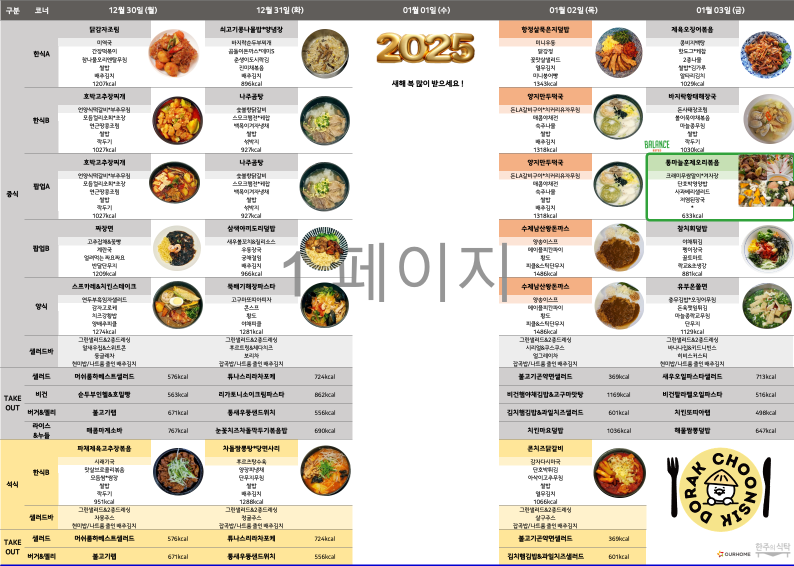
#> input picture ai_top_100_menu/menu_images/2024-12-30.png, 1587 x 1131 px (shown at 1/2 size); its folder holds only this picture in this run
$ python ocr_menu.py
#> lines starting #> are read from the running program, lines starting #| are printed output that depends on the picture; after the words box and inside, x2 and y2 are one past the last pixel; in counts of white or black regions, pixels touching at a corner belong together
#!/usr/bin/env python3
"""
OCR extractor for Chunsik Dorak weekly menu images.

It pulls text from ai_top_100_menu/menu_images/*.png and produces a structured
JSON with per-date, per-corner calories and side-dish text. The parser uses
heuristics tuned for the provided images and is resilient to small OCR noise.

Output: build/menu_data.json

Dependencies: see scripts/requirements.txt
 - tesseract-ocr with Korean language data (kor)
 - Python packages: pytesseract, pillow, opencv-python-headless, pandas, numpy

Notes:
 - We rely on full-page OCR + geometric filtering by day columns and corner
   labels. No fixed pixel coordinates are baked in; we infer columns from the
   recognized day headers in the top band.
 - Side-dish suffix counting is performed from text that falls under the
   corresponding corner label until the next corner label within the same day.
"""

from __future__ import annotations

import json
import re
from dataclasses import dataclass
from pathlib import Path
from typing import Dict, List, Tuple, Optional

import cv2  # type: ignore
import numpy as np  # type: ignore
import pandas as pd  # type: ignore
import pytesseract  # type: ignore
from PIL import Image  # type: ignore
from difflib import SequenceMatcher


IMG_DIR = Path("ai_top_100_menu/menu_images")
OUT_DIR = Path("build")
OUT_JSON = OUT_DIR / "menu_data.json"


WEEKDAY_KOR = ["월", "화", "수", "목", "금"]

# Lunch dine-in corners + lunch take-out corners (as per spec)
LUNCH_CORNERS = [
    "한식A",
    "한식B",
    "팝업A",
    "팝업B",
    "양식",
    "샐러드",
    "비건",
    "라이스&누들",
    "버거&델리",
]

# Dinner choices visible on the board (subset used by Q5)
DINNER_ALLOWED = ["한식B", "샐러드", "버거&델리"]

SUFFIX_KEYS = ["조림", "볶음", "무침", "구이"]


# [4 lines left out: function similar, not called in this run]


def normalize(s: str) -> str:
    return re.sub(r"\s+", "", s)


def load_image(path: Path) -> np.ndarray:
    img = cv2.imdecode(np.fromfile(str(path), dtype=np.uint8), cv2.IMREAD_COLOR)
#> img is the input picture: shape (1131, 1587, 3); mean B, G, R 198.4, 209.8, 216
    if img is None:
        raise RuntimeError(f"Failed to read image: {path}")
    # upscale a bit to help OCR
    img = cv2.resize(img, None, fx=1.5, fy=1.5, interpolation=cv2.INTER_CUBIC)
#> img: shape (1696, 2380, 3)
    return img


def ocr_words(img: np.ndarray) -> pd.DataFrame:
    gray = cv2.cvtColor(img, cv2.COLOR_BGR2GRAY)
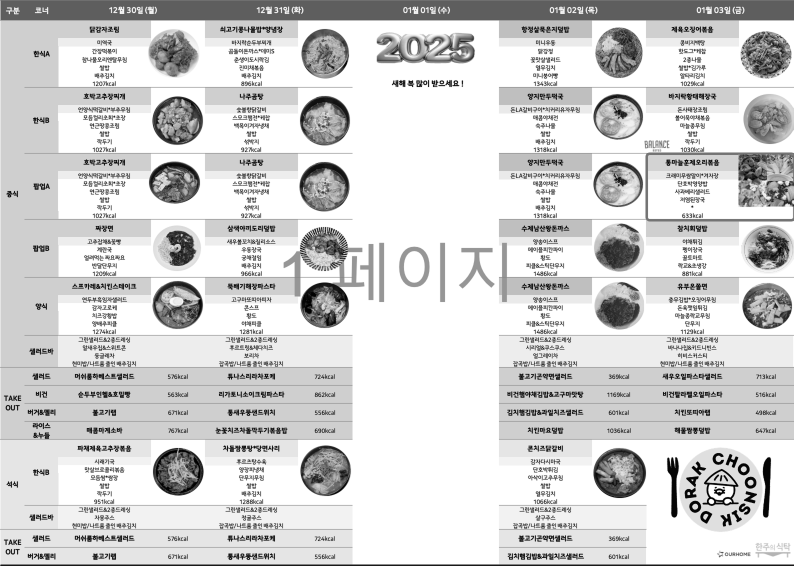
#> gray: shape (1696, 2380) (shown at 1/3 size); min 0, max 255, mean 210.3
    gray = cv2.bilateralFilter(gray, 7, 50, 50)
    # Light adaptive threshold improves contrast for small text
    th = cv2.adaptiveThreshold(gray, 255, cv2.ADAPTIVE_THRESH_GAUSSIAN_C,
                               cv2.THRESH_BINARY, 35, 11)
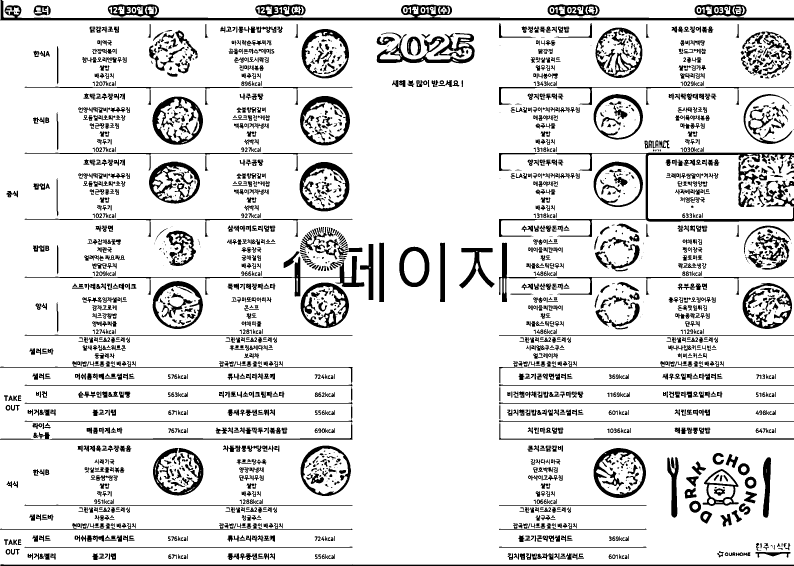
#> th: shape (1696, 2380) (shown at 1/3 size); 87.7% white; 2782 black regions (280 under 20 px), largest, box (x1, y1, x2, y2) and area: (0, 0, 2380, 61) 25674, (1497, 458, 2380, 711) 13376, (1130, 99, 1424, 190) 8706

    data = pytesseract.image_to_data(
        th, lang="kor+eng", output_type=pytesseract.Output.DATAFRAME,
        config="--oem 1 --psm 4"
    )
    df = data.dropna(subset=["text"]).copy()
    df["text"] = df["text"].astype(str).str.strip()
    df = df[df["text"] != ""]
    # Drop extremely low-confidence noise (keep more to improve recall)
    df = df[df["conf"].fillna(-1) >= 10]
    return df


# [135 lines left out: functions find_day_columns, find_labels_in_column, collect_region_text, extract_column_data, sides_suffix_counts, not called in this run]


def parse_week(img_path: Path) -> Dict:
    img = load_image(img_path)
    df = ocr_words(img)
    day_cols = find_day_columns(df)

    # Map five x centers
    x_centers = [x for _, (x, _y) in day_cols]
    # If detection fails, fall back to equal spacing across the actual image width
    if len(x_centers) != 5:
        width = img.shape[1]
        # Skip the left gutter where the '구분/코너' column lives (~7% width)
        left_gutter = int(width * 0.08)
        right_margin = int(width * 0.02)
        usable = width - left_gutter - right_margin
        step = usable // 5
        x_centers = [left_gutter + step * i + step // 2 for i in range(5)]

    per_day: List[Dict[str, Dict[str, object]]] = []
    for xc in x_centers:
        per_day.append(extract_column_data(df, xc))

    return {
        "file": img_path.name,
        "per_day": per_day,
    }


def compute_structured() -> Dict:
    data = {"weeks": []}
    for p in sorted(IMG_DIR.glob("*.png")):
        week = parse_week(p)
        data["weeks"].append(week)
    return data


# [147 lines left out: function summarize_questions, not called in this run]


def main() -> None:
    OUT_DIR.mkdir(parents=True, exist_ok=True)
    data = compute_structured()
    summary = summarize_questions(data)
    payload = {
        "images_dir": str(IMG_DIR),
        "data": data,
        "summary": summary,
    }
    OUT_JSON.write_text(json.dumps(payload, ensure_ascii=False, indent=2))
    print(f"Wrote {OUT_JSON}")


if __name__ == "__main__":
    main()
#> (the call stopped at in ocr_words, `data = pytesseract.image_to_data( th, lang="kor+eng", output_type=pyte..`: pytesseract is not available in this run)

$ run again, on ai_top_100_menu/menu_images/2025-01-13.png
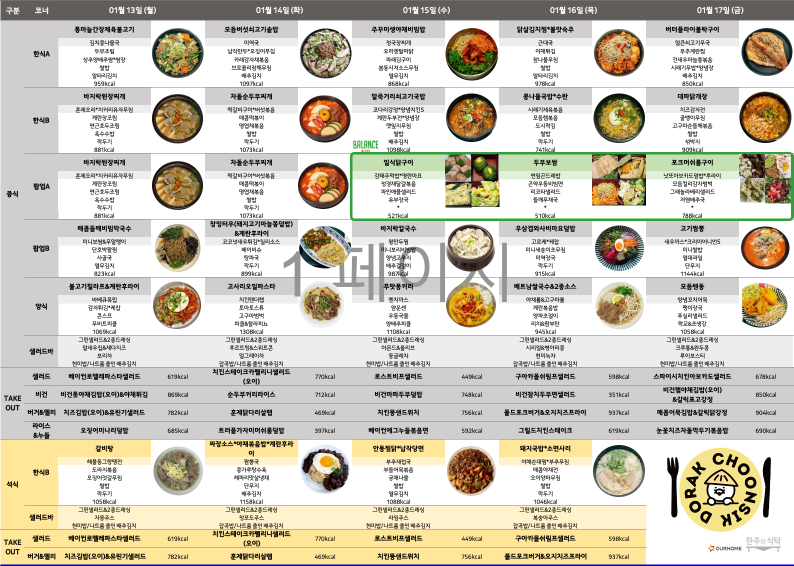
#> input picture ai_top_100_menu/menu_images/2025-01-13.png, 1587 x 1131 px (shown at 1/2 size)
#> in load_image, img is the input picture: shape (1131, 1587, 3); mean B, G, R 187.9, 201.5, 206.9
#> img: shape (1696, 2380, 3)
#> in ocr_words, `gray = cv2.cvtColor(img, cv2.COLOR_BGR2GRAY)`:
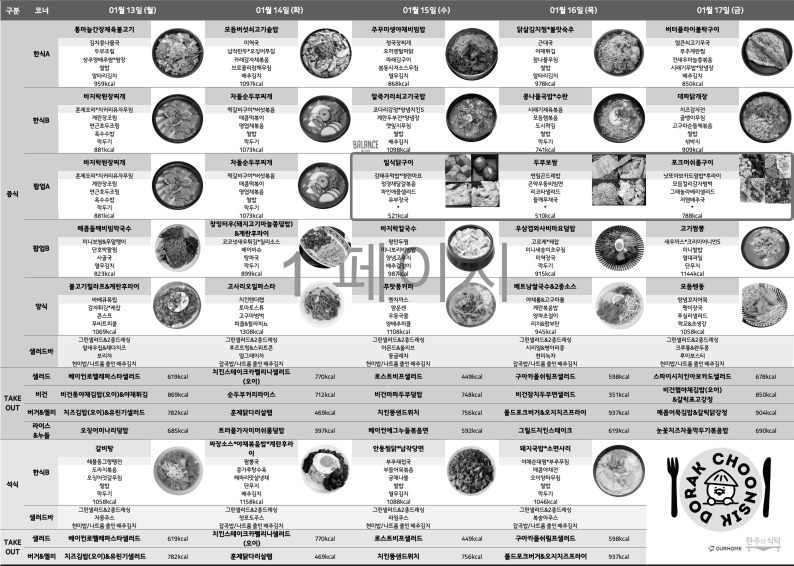
#> gray: shape (1696, 2380) (shown at 1/3 size); min 0, max 255, mean 201.6
#> in ocr_words, `th = cv2.adaptiveThreshold(gray, 255, cv2.ADAPTIVE_THRESH_GAUSSIAN_C, ..`:
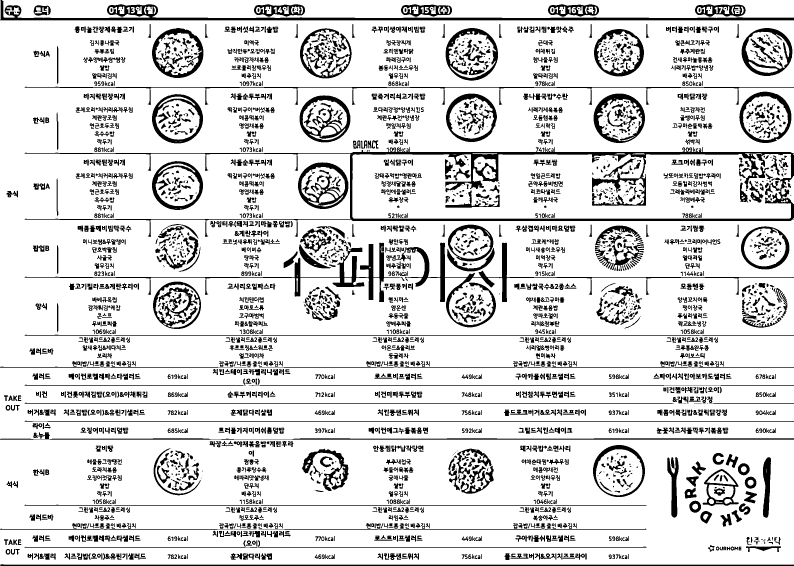
#> th: shape (1696, 2380) (shown at 1/3 size); 85.2% white; 3704 black regions (429 under 20 px), largest, box (x1, y1, x2, y2) and area: (74, 441, 2380, 711) 44036, (0, 0, 2380, 61) 22658, (1215, 728, 2380, 982) 14897

$ run again, on ai_top_100_menu/menu_images/2025-01-06.png
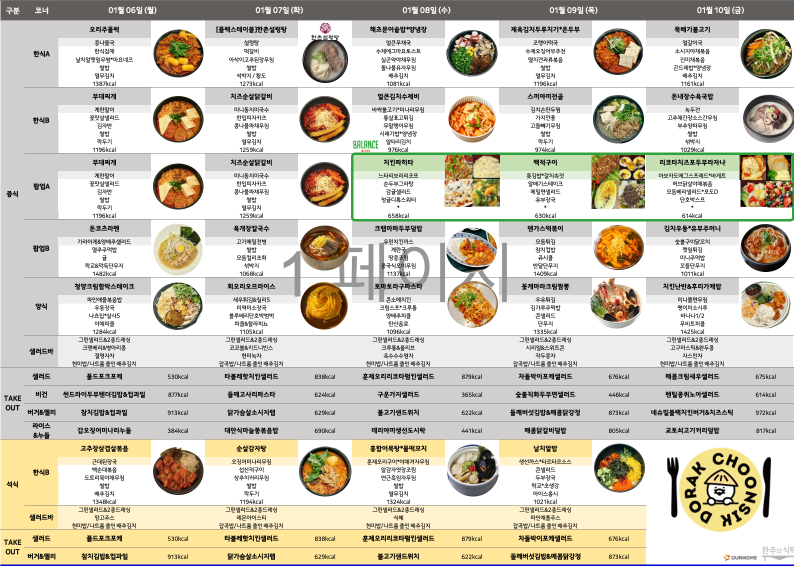
#> input picture ai_top_100_menu/menu_images/2025-01-06.png, 1587 x 1131 px (shown at 1/2 size)
#> in load_image, img is the input picture: shape (1131, 1587, 3); mean B, G, R 187.7, 201.8, 207.9
#> img: shape (1696, 2380, 3)
#> in ocr_words, `gray = cv2.cvtColor(img, cv2.COLOR_BGR2GRAY)`:
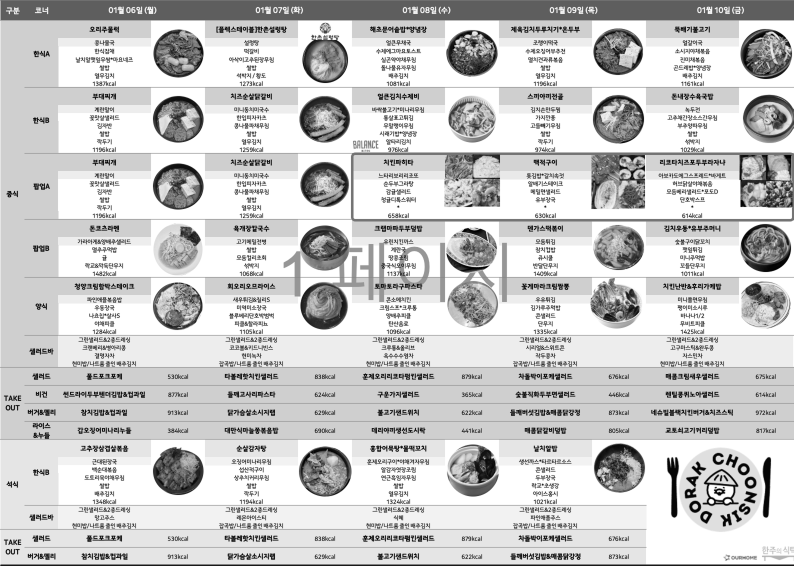
#> gray: shape (1696, 2380) (shown at 1/3 size); min 0, max 255, mean 202
#> in ocr_words, `th = cv2.adaptiveThreshold(gray, 255, cv2.ADAPTIVE_THRESH_GAUSSIAN_C, ..`:
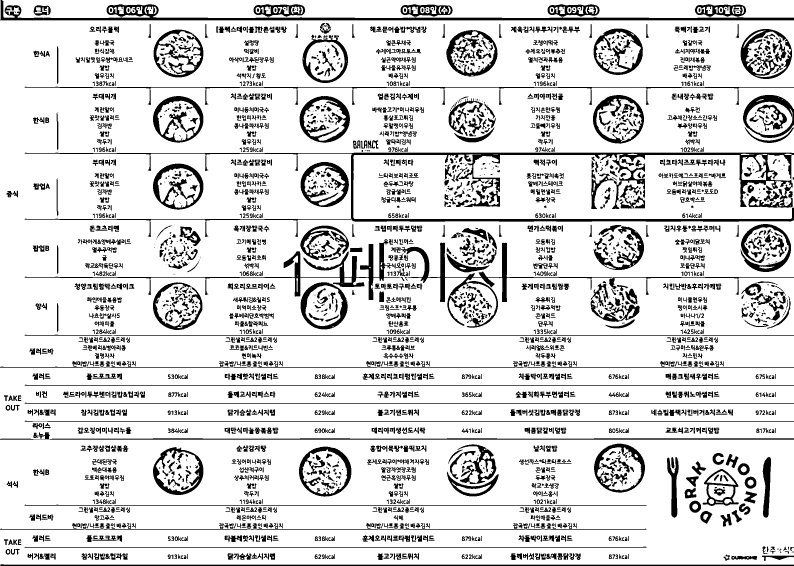
#> th: shape (1696, 2380) (shown at 1/3 size); 85.2% white; 3537 black regions (407 under 20 px), largest, box (x1, y1, x2, y2) and area: (74, 458, 2380, 711) 40400, (0, 0, 2380, 61) 22674, (1189, 728, 2380, 983) 14822

$ run again, on ai_top_100_menu/menu_images/2025-01-20.png
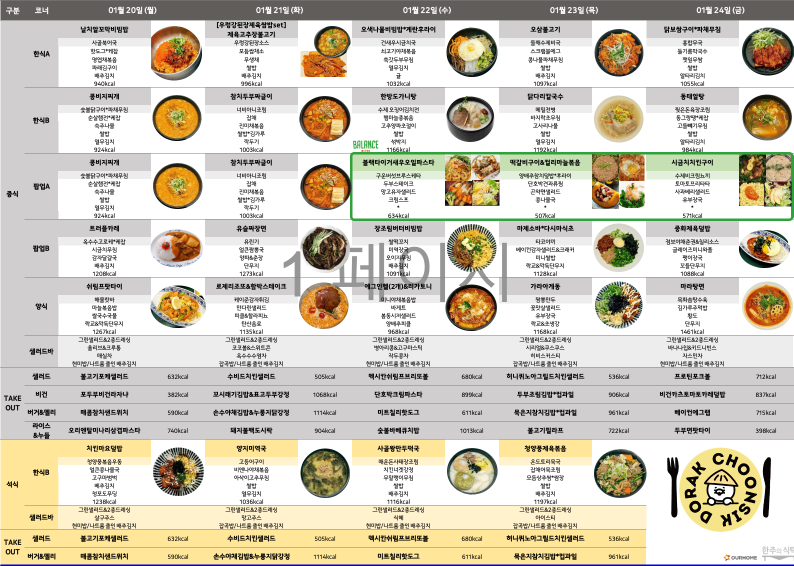
#> input picture ai_top_100_menu/menu_images/2025-01-20.png, 1587 x 1131 px (shown at 1/2 size)
#> in load_image, img is the input picture: shape (1131, 1587, 3); mean B, G, R 188, 202.7, 208.6
#> img: shape (1696, 2380, 3)
#> in ocr_words, `gray = cv2.cvtColor(img, cv2.COLOR_BGR2GRAY)`:
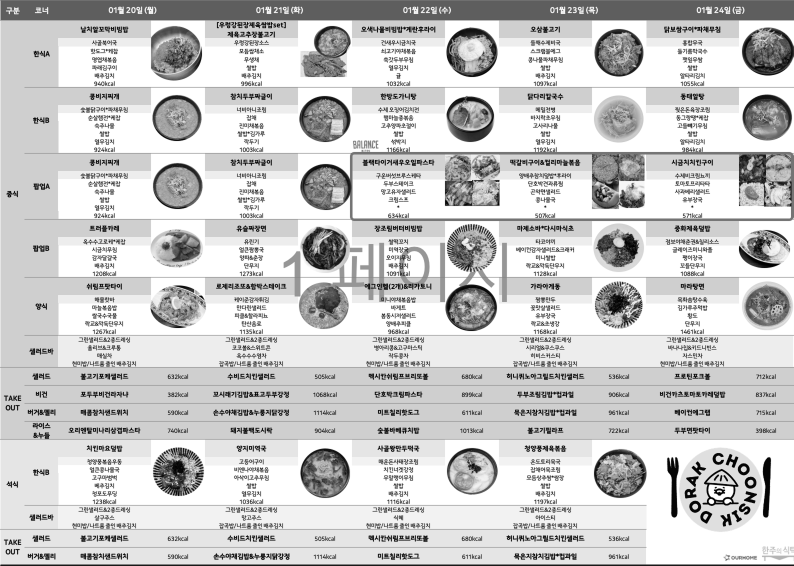
#> gray: shape (1696, 2380) (shown at 1/3 size); min 0, max 255, mean 202.8
#> in ocr_words, `th = cv2.adaptiveThreshold(gray, 255, cv2.ADAPTIVE_THRESH_GAUSSIAN_C, ..`:
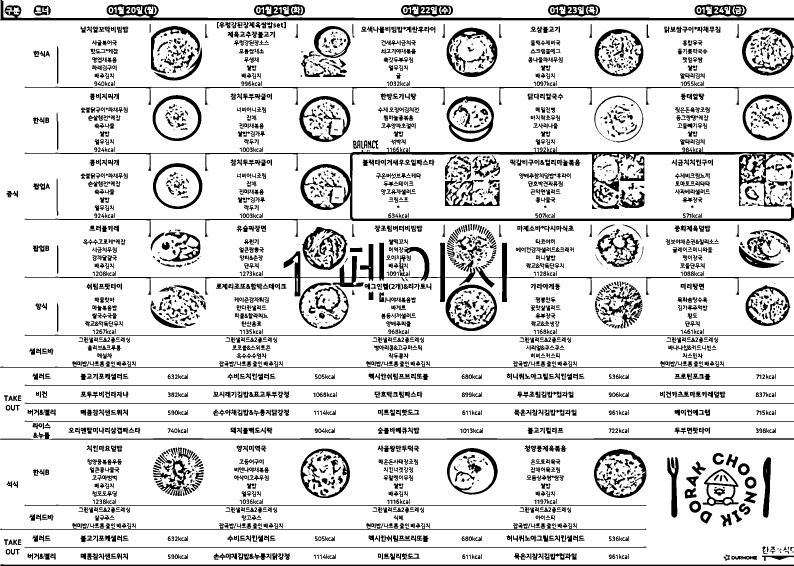
#> th: shape (1696, 2380) (shown at 1/3 size); 85.8% white; 3623 black regions (401 under 20 px), largest, box (x1, y1, x2, y2) and area: (74, 441, 2380, 711) 43237, (0, 0, 2380, 61) 22661, (1211, 728, 2380, 906) 12249

$ run again, on ai_top_100_menu/menu_images/2025-02-03.png
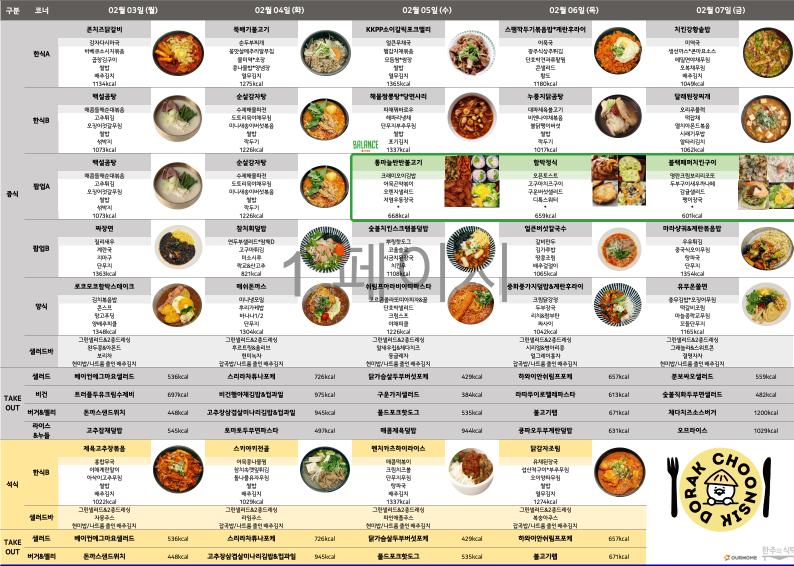
#> input picture ai_top_100_menu/menu_images/2025-02-03.png, 1587 x 1131 px (shown at 1/2 size)
#> in load_image, img is the input picture: shape (1131, 1587, 3); mean B, G, R 189.7, 203.4, 209.4
#> img: shape (1696, 2380, 3)
#> in ocr_words, `gray = cv2.cvtColor(img, cv2.COLOR_BGR2GRAY)`:
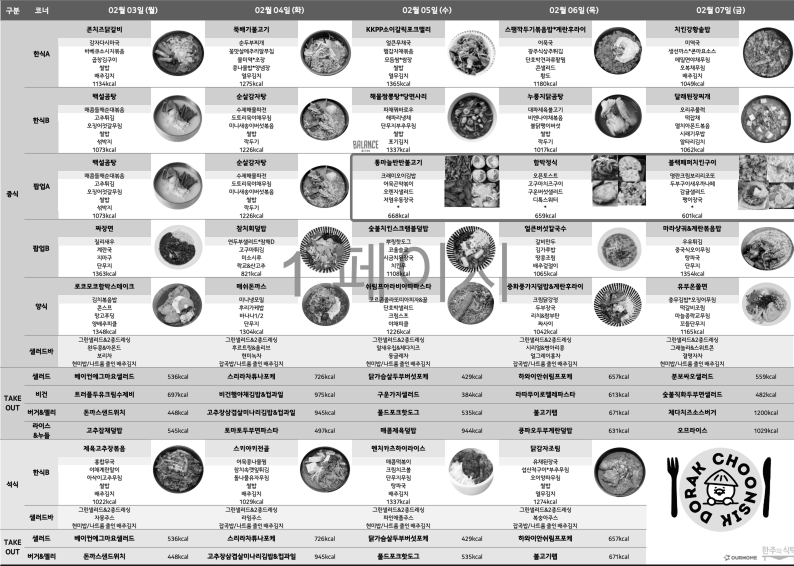
#> gray: shape (1696, 2380) (shown at 1/3 size); min 0, max 255, mean 203.6
#> in ocr_words, `th = cv2.adaptiveThreshold(gray, 255, cv2.ADAPTIVE_THRESH_GAUSSIAN_C, ..`:
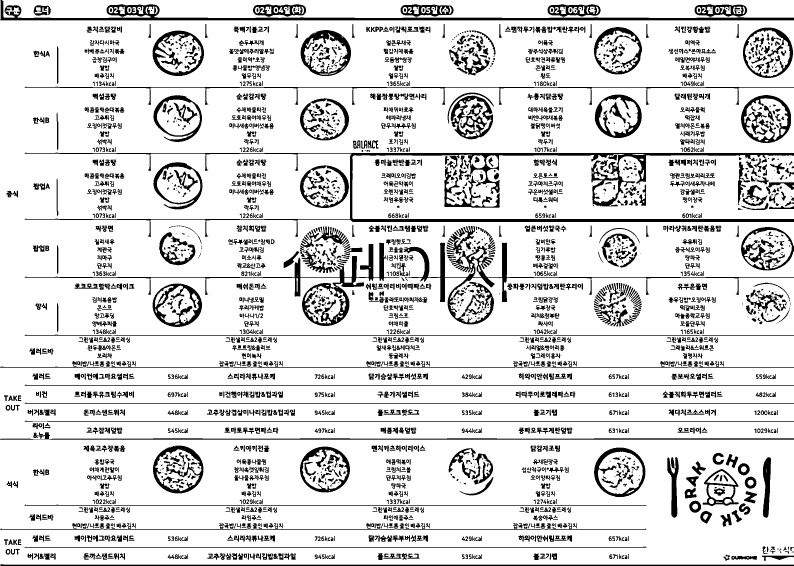
#> th: shape (1696, 2380) (shown at 1/3 size); 85.8% white; 3411 black regions (387 under 20 px), largest, box (x1, y1, x2, y2) and area: (74, 458, 2380, 711) 38879, (0, 0, 2380, 61) 22815, (1211, 728, 2380, 974) 17938
